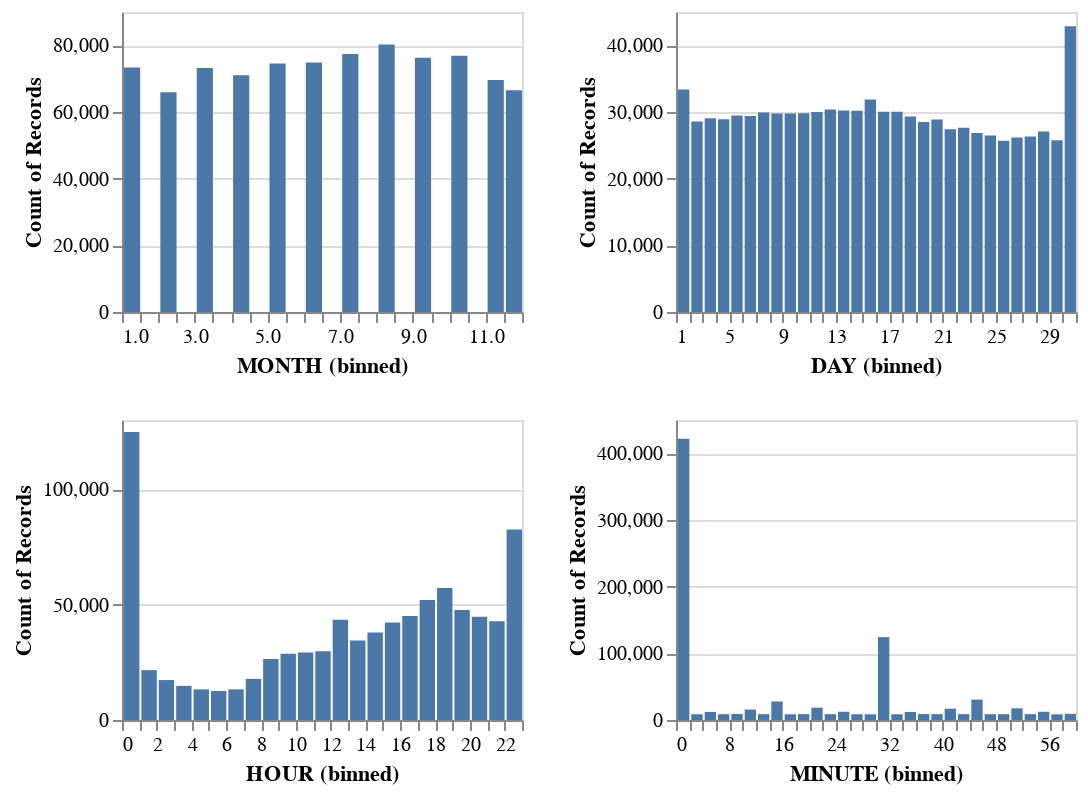

Notebook code cell kept with this figure:
### Markdown cell above
### Distribution

### Code cell
alt.data_transformers.enable('vegafusion')
numeric_cols = ["MONTH", "DAY", "HOUR", "MINUTE"]
numeric_cols_dist = alt.Chart(data).mark_bar().encode(
    alt.X(alt.repeat(), type = "quantitative", bin = alt.Bin(maxbins = 30)),
    y ="count()",
).properties(
        width = 200,
        height = 150
).repeat(
    numeric_cols,
    columns = 2,
)

numeric_cols_dist

### Figure 1 — Vega specification as saved in the notebook (floating-point values rounded to 4 significant figures)
{"$schema": "https://vega.github.io/schema/vega/v5.json", "data": [{"name": "source_0"}, {"name": "data_0", "values": [{"__count": 8857, "bin_maxbins_30_MINUTE": 52.0, "bin_maxbins_30_MINUTE_end": 54.0}, {"__count": 8696, "bin_maxbins_30_MINUTE": 6.0, "bin_maxbins_30_MINUTE_end": 8.0}, {"__count": 8805, "bin_maxbins_30_MINUTE": 12.0, "bin_maxbins_30_MINUTE_end": 14.0}, {"__count": 30533, "bin_maxbins_30_MINUTE": 44.0, "bin_maxbins_30_MINUTE_end": 46.0}, {"__count": 8628, "bin_maxbins_30_MINUTE": 32.0, "bin_maxbins_30_MINUTE_end": 34.0}, {"__count": 12085, "bin_maxbins_30_MINUTE": 34.0, "bin_maxbins_30_MINUTE_end": 36.0}, {"__count": 8992, "bin_maxbins_30_MINUTE": 8.0, "bin_maxbins_30_MINUTE_end": 10.0}, {"__count": 17533, "bin_maxbins_30_MINUTE": 50.0, "bin_maxbins_30_MINUTE_end": 52.0}, {"__count": 421749, "bin_maxbins_30_MINUTE": 0.0, "bin_maxbins_30_MINUTE_end": 2.0}, {"__count": 18496, "bin_maxbins_30_MINUTE": 20.0, "bin_maxbins_30_MINUTE_end": 22.0}, {"__count": 8830, "bin_maxbins_30_MINUTE": 18.0, "bin_maxbins_30_MINUTE_end": 20.0}, {"__count": 8571, "bin_maxbins_30_MINUTE": 16.0, "bin_maxbins_30_MINUTE_end": 18.0}, {"__count": 8774, "bin_maxbins_30_MINUTE": 38.0, "bin_maxbins_30_MINUTE_end": 40.0}, {"__count": 12123, "bin_maxbins_30_MINUTE": 4.0, "bin_maxbins_30_MINUTE_end": 6.0}, {"__count": 8546, "bin_maxbins_30_MINUTE": 28.0, "bin_maxbins_30_MINUTE_end": 30.0}, {"__count": 16980, "bin_maxbins_30_MINUTE": 40.0, "bin_maxbins_30_MINUTE_end": 42.0}, {"__count": 124340, "bin_maxbins_30_MINUTE": 30.0, "bin_maxbins_30_MINUTE_end": 32.0}, {"__count": 8522, "bin_maxbins_30_MINUTE": 56.0, "bin_maxbins_30_MINUTE_end": 58.0}, {"__count": 8808, "bin_maxbins_30_MINUTE": 42.0, "bin_maxbins_30_MINUTE_end": 44.0}, {"__count": 8714, "bin_maxbins_30_MINUTE": 46.0, "bin_maxbins_30_MINUTE_end": 48.0}, {"__count": 27801, "bin_maxbins_30_MINUTE": 14.0, "bin_maxbins_30_MINUTE_end": 16.0}, {"__count": 12359, "bin_maxbins_30_MINUTE": 24.0, "bin_maxbins_30_MINUTE_end": 26.0}, {"__count": 12350, "bin_maxbins_30_MINUTE": 54.0, "bin_maxbins_30_MINUTE_end": 56.0}, {"__count": 8759, "bin_maxbins_30_MINUTE": 48.0, "bin_maxbins_30_MINUTE_end": 50.0}, {"__count": 9283, "bin_maxbins_30_MINUTE": 58.0, "bin_maxbins_30_MINUTE_end": 60.0}, {"__count": 8652, "bin_maxbins_30_MINUTE": 2.0, "bin_maxbins_30_MINUTE_end": 4.0}, {"__count": 8796, "bin_maxbins_30_MINUTE": 22.0, "bin_maxbins_30_MINUTE_end": 24.0}, {"__count": 15704, "bin_maxbins_30_MINUTE": 10.0, "bin_maxbins_30_MINUTE_end": 12.0}, {"__count": 8902, "bin_maxbins_30_MINUTE": 36.0, "bin_maxbins_30_MINUTE_end": 38.0}, {"__count": 8673, "bin_maxbins_30_MINUTE": 26.0, "bin_maxbins_30_MINUTE_end": 28.0}]}, {"name": "data_1", "values": [{"__count": 66513, "bin_maxbins_30_MONTH": 11.5, "bin_maxbins_30_MONTH_end": 12.0}, {"__count": 73191, "bin_maxbins_30_MONTH": 3.0, "bin_maxbins_30_MONTH_end": 3.5}, {"__count": 80230, "bin_maxbins_30_MONTH": 8.0, "bin_maxbins_30_MONTH_end": 8.5}, {"__count": 70993, "bin_maxbins_30_MONTH": 4.0, "bin_maxbins_30_MONTH_end": 4.5}, {"__count": 77388, "bin_maxbins_30_MONTH": 7.0, "bin_maxbins_30_MONTH_end": 7.5}, {"__count": 69611, "bin_maxbins_30_MONTH": 11.0, "bin_maxbins_30_MONTH_end": 11.5}, {"__count": 73387, "bin_maxbins_30_MONTH": 1.0, "bin_maxbins_30_MONTH_end": 1.5}, {"__count": 74539, "bin_maxbins_30_MONTH": 5.0, "bin_maxbins_30_MONTH_end": 5.5}, {"__count": 74857, "bin_maxbins_30_MONTH": 6.0, "bin_maxbins_30_MONTH_end": 6.5}, {"__count": 76283, "bin_maxbins_30_MONTH": 9.0, "bin_maxbins_30_MONTH_end": 9.5}, {"__count": 65958, "bin_maxbins_30_MONTH": 2.0, "bin_maxbins_30_MONTH_end": 2.5}, {"__count": 76911, "bin_maxbins_30_MONTH": 10.0, "bin_maxbins_30_MONTH_end": 10.5}]}, {"name": "data_2", "values": [{"__count": 30204, "bin_maxbins_30_DAY": 14.0, "bin_maxbins_30_DAY_end": 15.0}, {"__count": 29931, "bin_maxbins_30_DAY": 7.0, "bin_maxbins_30_DAY_end": 8.0}, {"__count": 26318, "bin_maxbins_30_DAY": 27.0, "bin_maxbins_30_DAY_end": 28.0}, {"__count": 26182, "bin_maxbins_30_DAY": 26.0, "bin_maxbins_30_DAY_end": 27.0}, {"__count": 29792, "bin_maxbins_30_DAY": 8.0, "bin_maxbins_30_DAY_end": 9.0}, {"__count": 27069, "bin_maxbins_30_DAY": 28.0, "bin_maxbins_30_DAY_end": 29.0}, {"__count": 27424, "bin_maxbins_30_DAY": 21.0, "bin_maxbins_30_DAY_end": 22.0}, {"__count": 29462, "bin_maxbins_30_DAY": 5.0, "bin_maxbins_30_DAY_end": 6.0}, {"__count": 33378, "bin_maxbins_30_DAY": 1.0, "bin_maxbins_30_DAY_end": 2.0}, {"__count": 30020, "bin_maxbins_30_DAY": 17.0, "bin_maxbins_30_DAY_end": 18.0}, {"__count": 29075, "bin_maxbins_30_DAY": 3.0, "bin_maxbins_30_DAY_end": 4.0}, {"__count": 28567, "bin_maxbins_30_DAY": 2.0, "bin_maxbins_30_DAY_end": 3.0}, {"__count": 30226, "bin_maxbins_30_DAY": 13.0, "bin_maxbins_30_DAY_end": 14.0}, {"__count": 31876, "bin_maxbins_30_DAY": 15.0, "bin_maxbins_30_DAY_end": 16.0}, {"__count": 29406, "bin_maxbins_30_DAY": 6.0, "bin_maxbins_30_DAY_end": 7.0}, {"__count": 27647, "bin_maxbins_30_DAY": 22.0, "bin_maxbins_30_DAY_end": 23.0}, {"__count": 28487, "bin_maxbins_30_DAY": 19.0, "bin_maxbins_30_DAY_end": 20.0}, {"__count": 26490, "bin_maxbins_30_DAY": 24.0, "bin_maxbins_30_DAY_end": 25.0}, {"__count": 25699, "bin_maxbins_30_DAY": 25.0, "bin_maxbins_30_DAY_end": 26.0}, {"__count": 29336, "bin_maxbins_30_DAY": 18.0, "bin_maxbins_30_DAY_end": 19.0}, {"__count": 28897, "bin_maxbins_30_DAY": 4.0, "bin_maxbins_30_DAY_end": 5.0}, {"__count": 30038, "bin_maxbins_30_DAY": 16.0, "bin_maxbins_30_DAY_end": 17.0}, {"__count": 25758, "bin_maxbins_30_DAY": 29.0, "bin_maxbins_30_DAY_end": 30.0}, {"__count": 29784, "bin_maxbins_30_DAY": 9.0, "bin_maxbins_30_DAY_end": 10.0}, {"__count": 29830, "bin_maxbins_30_DAY": 10.0, "bin_maxbins_30_DAY_end": 11.0}, {"__count": 30391, "bin_maxbins_30_DAY": 12.0, "bin_maxbins_30_DAY_end": 13.0}, {"__count": 42859, "bin_maxbins_30_DAY": 30.0, "bin_maxbins_30_DAY_end": 31.0}, {"__count": 29990, "bin_maxbins_30_DAY": 11.0, "bin_maxbins_30_DAY_end": 12.0}, {"__count": 26841, "bin_maxbins_30_DAY": 23.0, "bin_maxbins_30_DAY_end": 24.0}, {"__count": 28884, "bin_maxbins_30_DAY": 20.0, "bin_maxbins_30_DAY_end": 21.0}]}, {"name": "data_3", "values": [{"__count": 26449, "bin_maxbins_30_HOUR": 8.0, "bin_maxbins_30_HOUR_end": 9.0}, {"__count": 17300, "bin_maxbins_30_HOUR": 2.0, "bin_maxbins_30_HOUR_end": 3.0}, {"__count": 13270, "bin_maxbins_30_HOUR": 4.0, "bin_maxbins_30_HOUR_end": 5.0}, {"__count": 12579, "bin_maxbins_30_HOUR": 5.0, "bin_maxbins_30_HOUR_end": 6.0}, {"__count": 47708, "bin_maxbins_30_HOUR": 19.0, "bin_maxbins_30_HOUR_end": 20.0}, {"__count": 13281, "bin_maxbins_30_HOUR": 6.0, "bin_maxbins_30_HOUR_end": 7.0}, {"__count": 17820, "bin_maxbins_30_HOUR": 7.0, "bin_maxbins_30_HOUR_end": 8.0}, {"__count": 14790, "bin_maxbins_30_HOUR": 3.0, "bin_maxbins_30_HOUR_end": 4.0}, {"__count": 124830, "bin_maxbins_30_HOUR": 0.0, "bin_maxbins_30_HOUR_end": 1.0}, {"__count": 44724, "bin_maxbins_30_HOUR": 20.0, "bin_maxbins_30_HOUR_end": 21.0}, {"__count": 37911, "bin_maxbins_30_HOUR": 14.0, "bin_maxbins_30_HOUR_end": 15.0}, {"__count": 45109, "bin_maxbins_30_HOUR": 16.0, "bin_maxbins_30_HOUR_end": 17.0}, {"__count": 57210, "bin_maxbins_30_HOUR": 18.0, "bin_maxbins_30_HOUR_end": 19.0}, {"__count": 42261, "bin_maxbins_30_HOUR": 15.0, "bin_maxbins_30_HOUR_end": 16.0}, {"__count": 29831, "bin_maxbins_30_HOUR": 11.0, "bin_maxbins_30_HOUR_end": 12.0}, {"__count": 82526, "bin_maxbins_30_HOUR": 22.0, "bin_maxbins_30_HOUR_end": 23.0}, {"__count": 21631, "bin_maxbins_30_HOUR": 1.0, "bin_maxbins_30_HOUR_end": 2.0}, {"__count": 42786, "bin_maxbins_30_HOUR": 21.0, "bin_maxbins_30_HOUR_end": 22.0}, {"__count": 34432, "bin_maxbins_30_HOUR": 13.0, "bin_maxbins_30_HOUR_end": 14.0}, {"__count": 29259, "bin_maxbins_30_HOUR": 10.0, "bin_maxbins_30_HOUR_end": 11.0}, {"__count": 52050, "bin_maxbins_30_HOUR": 17.0, "bin_maxbins_30_HOUR_end": 18.0}, {"__count": 43396, "bin_maxbins_30_HOUR": 12.0, "bin_maxbins_30_HOUR_end": 13.0}, {"__count": 28708, "bin_maxbins_30_HOUR": 9.0, "bin_maxbins_30_HOUR_end": 10.0}]}, {"name": "data_1_child__MONTH_y_domain___count", "values": [{"min": 65958, "max": 80230}]}, {"name": "data_2_child__DAY_y_domain___count", "values": [{"min": 25699, "max": 42859}]}, {"name": "data_3_child__HOUR_y_domain___count", "values": [{"min": 12579, "max": 124830}]}, {"name": "data_0_child__MINUTE_y_domain___count", "values": [{"min": 8522, "max": 421749}]}], "signals": [{"name": "child__MONTH_bin_maxbins_30_MONTH_bins", "value": {"fields": ["MONTH"], "fname": "bin_MONTH", "start": 1.0, "step": 0.5, "stop": 12.0}}, {"name": "child__DAY_bin_maxbins_30_DAY_bins", "value": {"fields": ["DAY"], "fname": "bin_DAY", "start": 1.0, "step": 1.0, "stop": 31.0}}, {"name": "child__HOUR_bin_maxbins_30_HOUR_bins", "value": {"fields": ["HOUR"], "fname": "bin_HOUR", "start": 0.0, "step": 1.0, "stop": 23.0}}, {"name": "child__MINUTE_bin_maxbins_30_MINUTE_bins", "value": {"fields": ["MINUTE"], "fname": "bin_MINUTE", "start": 0.0, "step": 2.0, "stop": 60.0}}, {"name": "childWidth", "value": 200}, {"name": "childHeight", "value": 150}], "marks": [{"type": "group", "name": "child__MONTH_group", "encode": {"update": {"height": {"signal": "childHeight"}, "width": {"signal": "childWidth"}}}, "marks": [{"type": "rect", "name": "child__MONTH_marks", "from": {"data": "data_1"}, "encode": {"update": {"x2": {"field": "bin_maxbins_30_MONTH", "scale": "child__MONTH_x", "offset": {"signal": "0.5 + (abs(scale(\"child__MONTH_x\", datum[\"bin_maxbins_30_MONTH_end\"]) - scale(\"child__MONTH_x\", datum[\"bin_maxbins_30_MONTH\"])) < 0.25 ? -0.5 * (0.25 - (abs(scale(\"child__MONTH_x\", datum[\"bin_maxbins_30_MONTH_end\"]) - scale(\"child__MONTH_x\", datum[\"bin_maxbins_30_MONTH\"])))) : 0.5)"}}, "fill": {"value": "#4c78a8"}, "y": {"field": "__count", "scale": "child__MONTH_y"}, "description": {"signal": "\"MONTH (binned): \" + (!isValid(datum[\"bin_maxbins_30_MONTH\"]) || !isFinite(+datum[\"bin_maxbins_30_MONTH\"]) ? \"null\" : format(datum[\"bin_maxbins_30_MONTH\"], \"\") + \" – \" + format(datum[\"bin_maxbins_30_MONTH_end\"], \"\")) + \"; Count of Records: \" + (format(datum[\"__count\"], \"\"))"}, "ariaRoleDescription": {"value": "bar"}, "x": {"field": "bin_maxbins_30_MONTH_end", "scale": "child__MONTH_x", "offset": {"signal": "0.5 + (abs(scale(\"child__MONTH_x\", datum[\"bin_maxbins_30_MONTH_end\"]) - scale(\"child__MONTH_x\", datum[\"bin_maxbins_30_MONTH\"])) < 0.25 ? 0.5 * (0.25 - (abs(scale(\"child__MONTH_x\", datum[\"bin_maxbins_30_MONTH_end\"]) - scale(\"child__MONTH_x\", datum[\"bin_maxbins_30_MONTH\"])))) : -0.5)"}}, "y2": {"value": 0, "scale": "child__MONTH_y"}}}, "style": ["bar"]}], "axes": [{"scale": "child__MONTH_y", "grid": true, "tickCount": {"signal": "ceil(childHeight/40)"}, "minExtent": 0, "maxExtent": 0, "domain": false, "labels": false, "ticks": false, "gridScale": "child__MONTH_x", "aria": false, "zindex": 0, "orient": "left"}, {"scale": "child__MONTH_x", "labelOverlap": true, "title": "MONTH (binned)", "labelFlush": true, "grid": false, "tickCount": {"signal": "ceil(childWidth/10)"}, "zindex": 0, "orient": "bottom"}, {"scale": "child__MONTH_y", "zindex": 0, "tickCount": {"signal": "ceil(childHeight/40)"}, "title": "Count of Records", "grid": false, "orient": "left", "labelOverlap": true}], "style": "cell"}, {"type": "group", "name": "child__DAY_group", "encode": {"update": {"height": {"signal": "childHeight"}, "width": {"signal": "childWidth"}}}, "marks": [{"type": "rect", "name": "child__DAY_marks", "from": {"data": "data_2"}, "encode": {"update": {"x2": {"field": "bin_maxbins_30_DAY", "scale": "child__DAY_x", "offset": {"signal": "0.5 + (abs(scale(\"child__DAY_x\", datum[\"bin_maxbins_30_DAY_end\"]) - scale(\"child__DAY_x\", datum[\"bin_maxbins_30_DAY\"])) < 0.25 ? -0.5 * (0.25 - (abs(scale(\"child__DAY_x\", datum[\"bin_maxbins_30_DAY_end\"]) - scale(\"child__DAY_x\", datum[\"bin_maxbins_30_DAY\"])))) : 0.5)"}}, "fill": {"value": "#4c78a8"}, "x": {"field": "bin_maxbins_30_DAY_end", "scale": "child__DAY_x", "offset": {"signal": "0.5 + (abs(scale(\"child__DAY_x\", datum[\"bin_maxbins_30_DAY_end\"]) - scale(\"child__DAY_x\", datum[\"bin_maxbins_30_DAY\"])) < 0.25 ? 0.5 * (0.25 - (abs(scale(\"child__DAY_x\", datum[\"bin_maxbins_30_DAY_end\"]) - scale(\"child__DAY_x\", datum[\"bin_maxbins_30_DAY\"])))) : -0.5)"}}, "y": {"field": "__count", "scale": "child__DAY_y"}, "ariaRoleDescription": {"value": "bar"}, "description": {"signal": "\"DAY (binned): \" + (!isValid(datum[\"bin_maxbins_30_DAY\"]) || !isFinite(+datum[\"bin_maxbins_30_DAY\"]) ? \"null\" : format(datum[\"bin_maxbins_30_DAY\"], \"\") + \" – \" + format(datum[\"bin_maxbins_30_DAY_end\"], \"\")) + \"; Count of Records: \" + (format(datum[\"__count\"], \"\"))"}, "y2": {"value": 0, "scale": "child__DAY_y"}}}, "style": ["bar"]}], "axes": [{"scale": "child__DAY_y", "aria": false, "gridScale": "child__DAY_x", "domain": false, "labels": false, "minExtent": 0, "grid": true, "zindex": 0, "orient": "left", "tickCount": {"signal": "ceil(childHeight/40)"}, "ticks": false, "maxExtent": 0}, {"scale": "child__DAY_x", "labelOverlap": true, "zindex": 0, "labelFlush": true, "grid": false, "orient": "bottom", "title": "DAY (binned)", "tickCount": {"signal": "ceil(childWidth/10)"}}, {"scale": "child__DAY_y", "orient": "left", "grid": false, "zindex": 0, "title": "Count of Records", "tickCount": {"signal": "ceil(childHeight/40)"}, "labelOverlap": true}], "style": "cell"}, {"type": "group", "name": "child__HOUR_group", "encode": {"update": {"width": {"signal": "childWidth"}, "height": {"signal": "childHeight"}}}, "marks": [{"type": "rect", "name": "child__HOUR_marks", "from": {"data": "data_3"}, "encode": {"update": {"ariaRoleDescription": {"value": "bar"}, "y2": {"value": 0, "scale": "child__HOUR_y"}, "fill": {"value": "#4c78a8"}, "x2": {"field": "bin_maxbins_30_HOUR", "scale": "child__HOUR_x", "offset": {"signal": "0.5 + (abs(scale(\"child__HOUR_x\", datum[\"bin_maxbins_30_HOUR_end\"]) - scale(\"child__HOUR_x\", datum[\"bin_maxbins_30_HOUR\"])) < 0.25 ? -0.5 * (0.25 - (abs(scale(\"child__HOUR_x\", datum[\"bin_maxbins_30_HOUR_end\"]) - scale(\"child__HOUR_x\", datum[\"bin_maxbins_30_HOUR\"])))) : 0.5)"}}, "x": {"field": "bin_maxbins_30_HOUR_end", "scale": "child__HOUR_x", "offset": {"signal": "0.5 + (abs(scale(\"child__HOUR_x\", datum[\"bin_maxbins_30_HOUR_end\"]) - scale(\"child__HOUR_x\", datum[\"bin_maxbins_30_HOUR\"])) < 0.25 ? 0.5 * (0.25 - (abs(scale(\"child__HOUR_x\", datum[\"bin_maxbins_30_HOUR_end\"]) - scale(\"child__HOUR_x\", datum[\"bin_maxbins_30_HOUR\"])))) : -0.5)"}}, "description": {"signal": "\"HOUR (binned): \" + (!isValid(datum[\"bin_maxbins_30_HOUR\"]) || !isFinite(+datum[\"bin_maxbins_30_HOUR\"]) ? \"null\" : format(datum[\"bin_maxbins_30_HOUR\"], \"\") + \" – \" + format(datum[\"bin_maxbins_30_HOUR_end\"], \"\")) + \"; Count of Records: \" + (format(datum[\"__count\"], \"\"))"}, "y": {"field": "__count", "scale": "child__HOUR_y"}}}, "style": ["bar"]}], "axes": [{"scale": "child__HOUR_y", "gridScale": "child__HOUR_x", "tickCount": {"signal": "ceil(childHeight/40)"}, "aria": false, "domain": false, "ticks": false, "zindex": 0, "minExtent": 0, "labels": false, "maxExtent": 0, "grid": true, "orient": "left"}, {"scale": "child__HOUR_x", "grid": false, "orient": "bottom", "labelFlush": true, "labelOverlap": true, "tickCount": {"signal": "ceil(childWidth/10)"}, "zindex": 0, "title": "HOUR (binned)"}, {"scale": "child__HOUR_y", "zindex": 0, "labelOverlap": true, "title": "Count of Records", "grid": false, "tickCount": {"signal": "ceil(childHeight/40)"}, "orient": "left"}], "style": "cell"}, {"type": "group", "name": "child__MINUTE_group", "encode": {"update": {"height": {"signal": "childHeight"}, "width": {"signal": "childWidth"}}}, "marks": [{"type": "rect", "name": "child__MINUTE_marks", "from": {"data": "data_0"}, "encode": {"update": {"y": {"field": "__count", "scale": "child__MINUTE_y"}, "description": {"signal": "\"MINUTE (binned): \" + (!isValid(datum[\"bin_maxbins_30_MINUTE\"]) || !isFinite(+datum[\"bin_maxbins_30_MINUTE\"]) ? \"null\" : format(datum[\"bin_maxbins_30_MINUTE\"], \"\") + \" – \" + format(datum[\"bin_maxbins_30_MINUTE_end\"], \"\")) + \"; Count of Records: \" + (format(datum[\"__count\"], \"\"))"}, "y2": {"value": 0, "scale": "child__MINUTE_y"}, "fill": {"value": "#4c78a8"}, "ariaRoleDescription": {"value": "bar"}, "x2": {"field": "bin_maxbins_30_MINUTE", "scale": "child__MINUTE_x", "offset": {"signal": "0.5 + (abs(scale(\"child__MINUTE_x\", datum[\"bin_maxbins_30_MINUTE_end\"]) - scale(\"child__MINUTE_x\", datum[\"bin_maxbins_30_MINUTE\"])) < 0.25 ? -0.5 * (0.25 - (abs(scale(\"child__MINUTE_x\", datum[\"bin_maxbins_30_MINUTE_end\"]) - scale(\"child__MINUTE_x\", datum[\"bin_maxbins_30_MINUTE\"])))) : 0.5)"}}, "x": {"field": "bin_maxbins_30_MINUTE_end", "scale": "child__MINUTE_x", "offset": {"signal": "0.5 + (abs(scale(\"child__MINUTE_x\", datum[\"bin_maxbins_30_MINUTE_end\"]) - scale(\"child__MINUTE_x\", datum[\"bin_maxbins_30_MINUTE\"])) < 0.25 ? 0.5 * (0.25 - (abs(scale(\"child__MINUTE_x\", datum[\"bin_maxbins_30_MINUTE_end\"]) - scale(\"child__MINUTE_x\", datum[\"bin_maxbins_30_MINUTE\"])))) : -0.5)"}}}}, "style": ["bar"]}], "axes": [{"scale": "child__MINUTE_y", "grid": true, "maxExtent": 0, "labels": false, "ticks": false, "zindex": 0, "domain": false, "minExtent": 0, "tickCount": {"signal": "ceil(childHeight/40)"}, "gridScale": "child__MINUTE_x", "aria": false, "orient": "left"}, {"scale": "child__MINUTE_x", "labelOverlap": true, "tickCount": {"signal": "ceil(childWidth/10)"}, "zindex": 0, "grid": false, "orient": "bottom", "title": "MINUTE (binned)", "labelFlush": true}, {"scale": "child__MINUTE_y", "orient": "left", "grid": false, "title": "Count of Records", "zindex": 0, "labelOverlap": true, "tickCount": {"signal": "ceil(childHeight/40)"}}], "style": "cell"}], "scales": [{"name": "child__MONTH_x", "type": "linear", "domain": {"signal": "[child__MONTH_bin_maxbins_30_MONTH_bins.start, child__MONTH_bin_maxbins_30_MONTH_bins.stop]"}, "range": [0, {"signal": "childWidth"}], "bins": {"signal": "child__MONTH_bin_maxbins_30_MONTH_bins"}, "zero": false}, {"name": "child__MONTH_y", "type": "linear", "domain": [{"signal": "(data(\"data_1_child__MONTH_y_domain___count\")[0] || {}).min"}, {"signal": "(data(\"data_1_child__MONTH_y_domain___count\")[0] || {}).max"}], "range": [{"signal": "childHeight"}, 0], "nice": true, "zero": true}, {"name": "child__DAY_x", "type": "linear", "domain": {"signal": "[child__DAY_bin_maxbins_30_DAY_bins.start, child__DAY_bin_maxbins_30_DAY_bins.stop]"}, "range": [0, {"signal": "childWidth"}], "bins": {"signal": "child__DAY_bin_maxbins_30_DAY_bins"}, "zero": false}, {"name": "child__DAY_y", "type": "linear", "domain": [{"signal": "(data(\"data_2_child__DAY_y_domain___count\")[0] || {}).min"}, {"signal": "(data(\"data_2_child__DAY_y_domain___count\")[0] || {}).max"}], "range": [{"signal": "childHeight"}, 0], "nice": true, "zero": true}, {"name": "child__HOUR_x", "type": "linear", "domain": {"signal": "[child__HOUR_bin_maxbins_30_HOUR_bins.start, child__HOUR_bin_maxbins_30_HOUR_bins.stop]"}, "range": [0, {"signal": "childWidth"}], "bins": {"signal": "child__HOUR_bin_maxbins_30_HOUR_bins"}, "zero": false}, {"name": "child__HOUR_y", "type": "linear", "domain": [{"signal": "(data(\"data_3_child__HOUR_y_domain___count\")[0] || {}).min"}, {"signal": "(data(\"data_3_child__HOUR_y_domain___count\")[0] || {}).max"}], "range": [{"signal": "childHeight"}, 0], "zero": true, "nice": true}, {"name": "child__MINUTE_x", "type": "linear", "domain": {"signal": "[child__MINUTE_bin_maxbins_30_MINUTE_bins.start, child__MINUTE_bin_maxbins_30_MINUTE_bins.stop]"}, "range": [0, {"signal": "childWidth"}], "bins": {"signal": "child__MINUTE_bin_maxbins_30_MINUTE_bins"}, "zero": false}, {"name": "child__MINUTE_y", "type": "linear", "domain": [{"signal": "(data(\"data_0_child__MINUTE_y_domain___count\")[0] || {}).min"}, {"signal": "(data(\"data_0_child__MINUTE_y_domain___count\")[0] || {}).max"}], "range": [{"signal": "childHeight"}, 0], "zero": true, "nice": true}], "layout": {"padding": 20, "columns": 2, "bounds": "full", "align": "all"}, "background": "white", "padding": 5}
